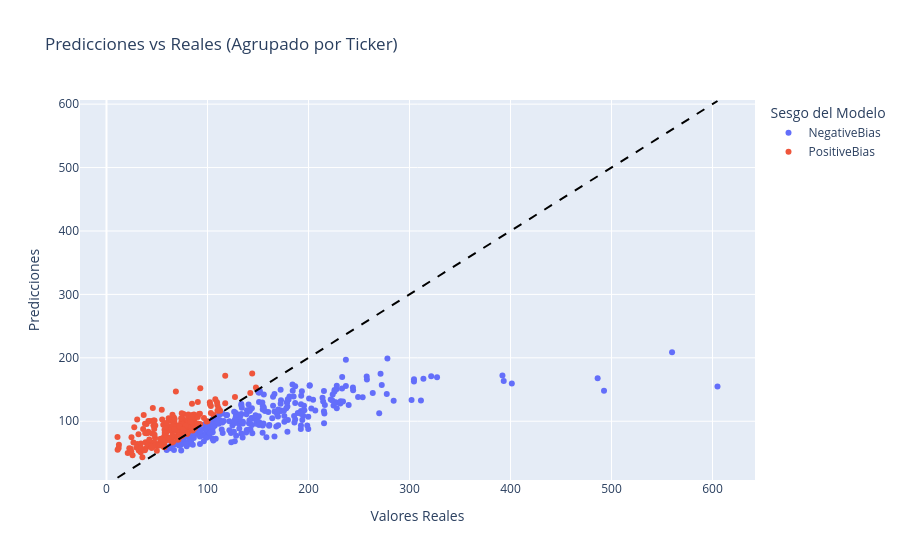

The notebook cell saved with this chart:
### Markdown cell above
Se generan 2 clusters segun las predicciones:
* Positive_Bias: si los residuos son mayores o iguales a cero.
* Negative_Bias: si los residuos son menores a cero.

### Code cell
# Se dividen los datos para predecir el valor de la última fecha disponible para cada ticker en el conjunto de test
X_train = X.iloc[:-len(df['Ticker'].unique())]  # Todos menos la última fecha de cada ticker
y_train = y.iloc[:-len(df['Ticker'].unique())]
X_test = X.iloc[-len(df['Ticker'].unique()):]   # Solo la última fecha de cada ticker
y_test = y.iloc[-len(df['Ticker'].unique()):]

# Recuperar el ticker usando el indice de y_test
tickers_test = df.loc[y_test.index, 'Ticker']

# Predicciones en el conjunto de test
y_pred = pipe.predict(X_test)

# Consolidar resultados individuales en un DataFrame
resultados_df = pd.DataFrame({
    'Ticker': tickers_test,
    'Predicted': y_pred,
    'Observed': y_test
})

# Calcular el residuo para cada predicción
resultados_df['Residuals'] = resultados_df['Predicted'] - resultados_df['Observed']

# Agrupar por ticker
resultados_agrupados = resultados_df.groupby('Ticker')[['Predicted', 'Observed', 'Residuals']].mean()

# Generar el Cluster sobre el promedio de los residuos
resultados_agrupados['Cluster'] = ['PositiveBias' if r >= 0 else 'NegativeBias' 
                                   for r in resultados_agrupados['Residuals']]

# Visualizar
fig = px.scatter(
    resultados_agrupados, 
    x='Observed', 
    y='Predicted', 
    color='Cluster',
    hover_name=resultados_agrupados.index, 
    labels={'Observed':'Valores Reales', 'Predicted':'Predicciones', 'Cluster':'Sesgo del Modelo'},
    title='Predicciones vs Reales (Agrupado por Ticker)'
)

# Línea de identidad perfecta
min_val = resultados_agrupados['Observed'].min()
max_val = resultados_agrupados['Observed'].max()
fig.add_shape(type='line', x0=min_val, y0=min_val, x1=max_val, y1=max_val,
              line=dict(color='black', dash='dash', width=2))
fig.show()

# Estadísticas por cluster a nivel Ticker
over_mask = resultados_agrupados['Cluster'] == 'PositiveBias'
under_mask = resultados_agrupados['Cluster'] == 'NegativeBias'

print("\nEstadísticas por cluster (a nivel de Ticker):")
print(f"Overprediction: {over_mask.sum()} tickers, residuo medio global: {resultados_agrupados.loc[over_mask, 'Residuals'].mean():.4f}")
print(f"Underprediction: {under_mask.sum()} tickers, residuo medio global: {resultados_agrupados.loc[under_mask, 'Residuals'].mean():.4f}")

### Figure 1 — Plotly figure (JSON) as saved in the notebook; plotly's stock layout.template omitted (floating-point values rounded to 4 significant figures; data arrays with more than 128 entries replaced by an {"elided": "..."} marker saying what was removed)
{"data": [{"hovertemplate": "<b>%{hovertext}</b><br><br>Sesgo del Modelo=NegativeBias<br>Valores Reales=%{x}<br>Predicciones=%{y}<extra></extra>", "hovertext": {"elided": "281 str values"}, "legendgroup": "NegativeBias", "marker": {"color": "#636efa", "symbol": "circle"}, "mode": "markers", "name": "NegativeBias", "orientation": "v", "showlegend": true, "type": "scatter", "x": {"elided": "281 float values"}, "xaxis": "x", "y": {"elided": "281 float values"}, "yaxis": "y"}, {"hovertemplate": "<b>%{hovertext}</b><br><br>Sesgo del Modelo=PositiveBias<br>Valores Reales=%{x}<br>Predicciones=%{y}<extra></extra>", "hovertext": {"elided": "203 str values"}, "legendgroup": "PositiveBias", "marker": {"color": "#EF553B", "symbol": "circle"}, "mode": "markers", "name": "PositiveBias", "orientation": "v", "showlegend": true, "type": "scatter", "x": {"elided": "203 float values"}, "xaxis": "x", "y": {"elided": "203 float values"}, "yaxis": "y"}], "layout": {"legend": {"title": {"text": "Sesgo del Modelo"}, "tracegroupgap": 0}, "shapes": [{"line": {"color": "black", "dash": "dash", "width": 2}, "type": "line", "x0": 10.9, "x1": 604.9, "y0": 10.9, "y1": 604.9}], "title": {"text": "Predicciones vs Reales (Agrupado por Ticker)"}, "xaxis": {"anchor": "y", "domain": [0, 1], "title": {"text": "Valores Reales"}}, "yaxis": {"anchor": "x", "domain": [0, 1], "title": {"text": "Predicciones"}}}}
